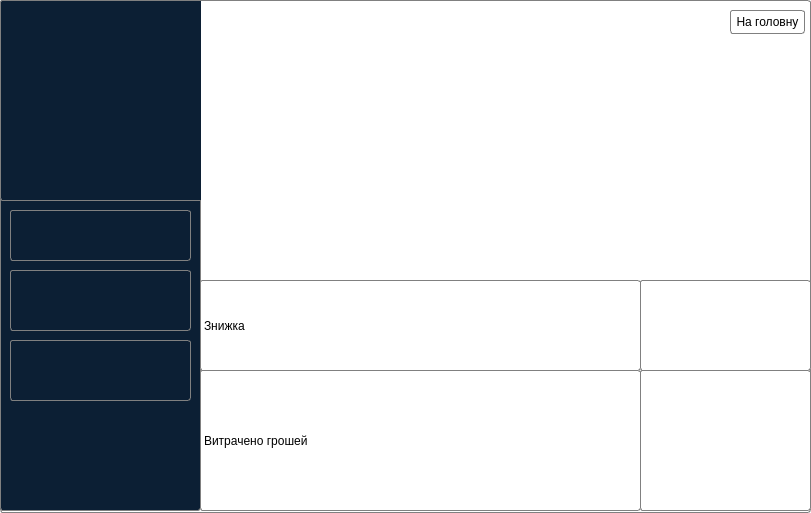
<?xml version="1.0" encoding="UTF-8"?>
<ui version="4.0">
 <class>acountwindow</class>
 <widget class="QDialog" name="acountwindow">
  <property name="geometry">
   <rect>
    <x>0</x>
    <y>0</y>
    <width>811</width>
    <height>513</height>
   </rect>
  </property>
  <property name="windowTitle">
   <string>Dialog</string>
  </property>
  <property name="styleSheet">
   <string notr="true">background-color: rgb(255, 255, 255);
 border: 1px solid gray;
border-radius: 3px;
</string>
  </property>
  <widget class="QGroupBox" name="groupBox">
   <property name="geometry">
    <rect>
     <x>0</x>
     <y>0</y>
     <width>201</width>
     <height>511</height>
    </rect>
   </property>
   <property name="styleSheet">
    <string notr="true">background-color: #0c1f34;color: white;
font: 700 11pt &quot;Segoe UI&quot;;
border: 1px solid gray;
border-radius: 3px;</string>
   </property>
   <property name="title">
    <string>GroupBox</string>
   </property>
   <widget class="QLabel" name="labelUsername">
    <property name="geometry">
     <rect>
      <x>10</x>
      <y>210</y>
      <width>181</width>
      <height>51</height>
     </rect>
    </property>
    <property name="text">
     <string/>
    </property>
   </widget>
   <widget class="QLabel" name="profilicon">
    <property name="geometry">
     <rect>
      <x>0</x>
      <y>0</y>
      <width>231</width>
      <height>201</height>
     </rect>
    </property>
    <property name="text">
     <string/>
    </property>
    <property name="pixmap">
     <pixmap resource="../resources.qrc">:/icons/profile_icon1.jpg</pixmap>
    </property>
   </widget>
   <widget class="QLabel" name="labelDateOfBirth">
    <property name="geometry">
     <rect>
      <x>10</x>
      <y>270</y>
      <width>181</width>
      <height>61</height>
     </rect>
    </property>
    <property name="text">
     <string/>
    </property>
   </widget>
   <widget class="QLabel" name="labelPhoneNumber">
    <property name="geometry">
     <rect>
      <x>10</x>
      <y>340</y>
      <width>181</width>
      <height>61</height>
     </rect>
    </property>
    <property name="text">
     <string/>
    </property>
   </widget>
  </widget>
  <widget class="QLabel" name="labelbroatcash">
   <property name="geometry">
    <rect>
     <x>200</x>
     <y>370</y>
     <width>441</width>
     <height>141</height>
    </rect>
   </property>
   <property name="toolTip">
    <string>&lt;html&gt;&lt;head/&gt;&lt;body&gt;&lt;p&gt;&lt;span style=&quot; font-size:18pt;&quot;&gt;Витрачено грошей&lt;/span&gt;&lt;/p&gt;&lt;/body&gt;&lt;/html&gt;</string>
   </property>
   <property name="text">
    <string>Витрачено грошей</string>
   </property>
  </widget>
  <widget class="QLabel" name="labelsale">
   <property name="geometry">
    <rect>
     <x>200</x>
     <y>280</y>
     <width>441</width>
     <height>91</height>
    </rect>
   </property>
   <property name="toolTip">
    <string>&lt;html&gt;&lt;head/&gt;&lt;body&gt;&lt;p&gt;&lt;span style=&quot; font-size:18pt;&quot;&gt;Знижка&lt;/span&gt;&lt;/p&gt;&lt;/body&gt;&lt;/html&gt;</string>
   </property>
   <property name="text">
    <string>Знижка</string>
   </property>
  </widget>
  <widget class="QLabel" name="labelsale_2">
   <property name="geometry">
    <rect>
     <x>640</x>
     <y>280</y>
     <width>171</width>
     <height>91</height>
    </rect>
   </property>
   <property name="text">
    <string/>
   </property>
  </widget>
  <widget class="QLabel" name="labelbroatcash_2">
   <property name="geometry">
    <rect>
     <x>640</x>
     <y>370</y>
     <width>171</width>
     <height>141</height>
    </rect>
   </property>
   <property name="text">
    <string/>
   </property>
  </widget>
  <widget class="QPushButton" name="gotomainwindowpushButton">
   <property name="geometry">
    <rect>
     <x>730</x>
     <y>10</y>
     <width>75</width>
     <height>24</height>
    </rect>
   </property>
   <property name="text">
    <string>На головну</string>
   </property>
  </widget>
 </widget>
 <resources>
  <include location="../resources.qrc"/>
 </resources>
 <connections/>
</ui>
